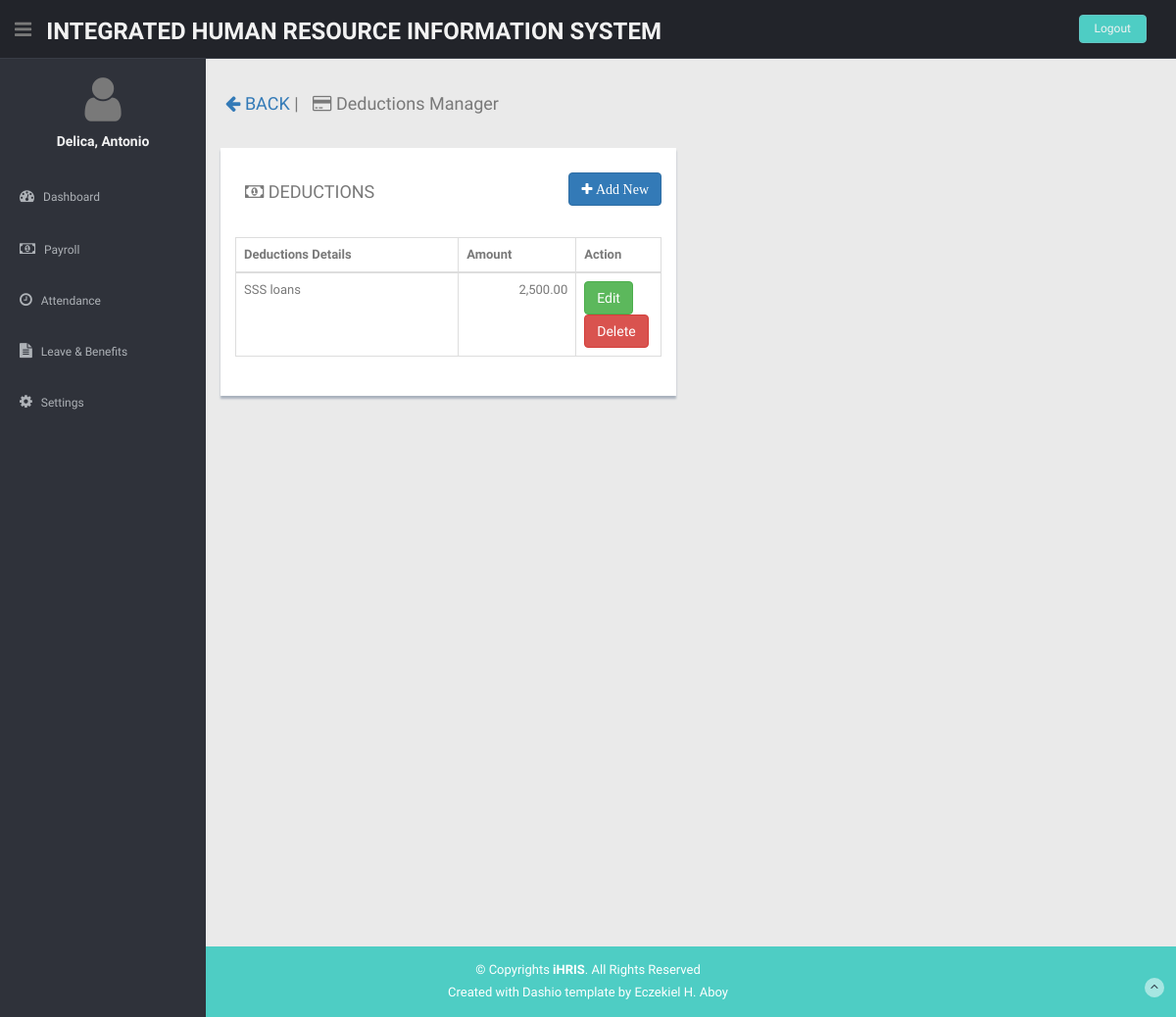
/accounting/index.php?managedeductions (signed in), run on the app's committed database.
### tables this page shows
CREATE TABLE `employee_profile` (
  `id` int(100) NOT NULL,
  `idno` varchar(100) DEFAULT NULL,
  `lastname` varchar(100) DEFAULT NULL,
  `firstname` varchar(100) DEFAULT NULL,
  `middlename` varchar(100) DEFAULT NULL,
  `suffix` varchar(50) DEFAULT NULL,
  `nickname` varchar(100) DEFAULT NULL,
  `birthdate` date DEFAULT NULL,
  `civilstatus` varchar(100) DEFAULT NULL,
  `sex` varchar(100) DEFAULT NULL,
  `eligibility` varchar(100) DEFAULT NULL,
  `address` text DEFAULT NULL,
  `addedby` varchar(100) DEFAULT NULL,
  `addeddatetime` datetime DEFAULT NULL,
  `updatedby` varchar(100) DEFAULT NULL,
  `updateddatetime` datetime DEFAULT NULL
);

CREATE TABLE `deductions` (
  `id` int(45) NOT NULL,
  `deduction` varchar(100) DEFAULT NULL,
  `amount` double DEFAULT NULL
);

### accounting/managedeductions.php (the view, shortened to what this page needs)
<div class="row">
  <div class="col-lg-12">
  <h4 style="text-indent: 10px;"><a href="?main"><i class="fa fa-arrow-left"></i> BACK</a> | <i class="fa fa-credit-card"></i> Deductions Manager</h4>
</div>
</div>
<div class="col-lg-6 mt">
        <div class="content-panel">
          <div class="panel-heading">
            <a href="?managedeductions&addnew" class="btn btn-primary" style="float:right;"><i class="fa fa-plus"> Add New</i></a>
          <h4><i class="fa fa-money"></i> DEDUCTIONS</h4>
        </div>
        <div class="panel-body">
          <table class="table table-bordered">
            <thead>
              <tr>
                <th>
                  Deductions Details
                </th>
                <th>
                  Amount
                </th>
                <th>
                  Action
                </th>
              </tr>
            </thead>
            <tbody>
              <?php
              $sqlAddons=mysqli_query($con,"SELECT * FROM deductions");
              if(mysqli_num_rows($sqlAddons)>0){
                while($addons=mysqli_fetch_array($sqlAddons)){
                  echo "<tr>";
                  echo "<td>$addons[deduction]</td>";
                  echo "<td align='right'>".number_format($addons['amount'],2)."</td>";
                  echo "<td width='20%'><a href='?managedeductions&editdeductions&id=$addons[id]' class='btn btn-success'>Edit</a> <a href='?managedeductions&delete&id=$addons[id]' class='btn btn-danger'>Delete</a></td>";
                  echo "</tr>";
                }
              }else{
                echo "<tr>";
                echo "<td colspan='3' align='center'>No record found!</td>";
                echo "</tr>";
              }
              ?>
            </tbody>
          </table>
        </div>
      </div>
    </div>

### accounting/index.php (shortened to what this page needs)
<?php
  include('../config.php');
  if($_SESSION['fullname']==""){
    $sqlEmployee=mysqli_query($con,"SELECT lastname,firstname FROM employee_profile WHERE idno='$_SESSION[idno]'");
    if(mysqli_num_rows($sqlEmployee)>0){
      $name=mysqli_fetch_array($sqlEmployee);
      $fullname=$name['lastname'].", ".$name['firstname'];
    }else{
      $fullname="";
    }
  }else{
    $fullname=$_SESSION['fullname'];
  }
?>
<!DOCTYPE html>
<html lang="en">
<head>
  <link href="lib/bootstrap/css/bootstrap.min.css" rel="stylesheet">
  <link href="lib/font-awesome/css/font-awesome.css" rel="stylesheet" />
  <link rel="stylesheet" type="text/css" href="css/zabuto_calendar.css">
  <link rel="stylesheet" type="text/css" href="lib/gritter/css/jquery.gritter.css" />
  <link href="css/style.css" rel="stylesheet">
  <link href="css/style-responsive.css" rel="stylesheet">
</head>
<body>
  <section id="container">
    <header class="header black-bg">
      <div class="sidebar-toggle-box">
        <div class="fa fa-bars tooltips" data-placement="right" data-original-title="Toggle Navigation"></div>
      </div>
      <a href="index.html" class="logo"><b>Integrated Human Resource Information System</b></a>
      <div class="top-menu">
        <ul class="nav pull-right top-menu">
          <li><a class="logout" href="../logout.php" onclick="return confirm('Do you wish to logout?');return false;">Logout</a></li>
        </ul>
      </div>
    </header>
    <aside>
      <div id="sidebar" class="nav-collapse ">
        <ul class="sidebar-menu" id="nav-accordion">
          <p class="centered"><i class="fa fa-user fa-4x"></i></p>
          <h5 class="centered"><?=$fullname;?></h5>
          <li class="mt">
            <a href="?main">
              <i class="fa fa-dashboard"></i>
              <span>Dashboard</span>
              </a>
          </li>
          <li class="sub-menu">
            <a href="javascript:;">
              <i class=" fa fa-money"></i>
              <span>Payroll</span>
              </a>
          </li>
          <li class="sub-menu">
            <a href="javascript:;">
              <i class=" fa fa-clock-o"></i>
              <span>Attendance</span>
              </a>
          </li>
          <li class="sub-menu">
            <a href="javascript:;">
              <i class=" fa fa-file-text"></i>
              <span>Leave & Benefits</span>
              </a>
          </li>
          <li class="sub-menu">
            <a href="javascript:;">
              <i class=" fa fa-gear"></i>
              <span>Settings</span>
              </a>
          </li>
        </ul>
      </div>
    </aside>
    <section id="main-content">
      <section class="wrapper site-min-height">
        <div class="row">
          <div class="col-lg-12">
          </div>
        </div>
        <div class="row mt">
          <?php
            if(isset($_GET['managedeductions'])){include('managedeductions.php');}
          ?>
        </div>
      </section>
    </section>
    <footer class="site-footer fixed">
      <div class="text-center">
        <p>
          &copy; Copyrights <strong>iHRIS</strong>. All Rights Reserved
        </p>
        <div class="credits">
          Created with Dashio template by <a href="#">Eczekiel H. Aboy</a>
        </div>
        <a href="index.html#" class="go-top">
          <i class="fa fa-angle-up"></i>
          </a>
      </div>
    </footer>
  </section>
</body>
</html>

### accounting/css/style.css (style rules this page uses)
body { color: #797979; background: #eaeaea; font-family: 'Ruda', sans-serif; padding: 0px !important; margin: 0px !important; font-size:13px; }
ul li { list-style: none; }
a, a:hover, a:focus { text-decoration: none; outline: none; }
#container { width: 100%; height: 100%; }
.centered { text-align: center; }
.mt { margin-top: 25px; }
ul.top-menu > li > .logout { color: #f2f2f2; font-size: 12px; border-radius: 4px; -webkit-border-radius: 4px; border: 1px solid #64c3c2 !important; padding: 5px 15px; margin-right: 15px; background: #4ECDC4; margin-top: 15px; }
#sidebar { width: 210px; height: 100%; position: fixed; background: #2f323a; }
#sidebar h5 { color: #f2f2f2; font-weight: 700; }
#sidebar ul li { position: relative; }
ul.sidebar-menu , ul.sidebar-menu li ul.sub { margin: -2px 0 0; padding: 0; }
ul.sidebar-menu { margin-top: 75px; }
ul.sidebar-menu li { margin-bottom: 5px; margin-left:10px; margin-right:10px; }
ul.sidebar-menu li.sub-menu { line-height: 15px; }
ul.sidebar-menu li a span { display: inline-block; }
ul.sidebar-menu li a { color: #aeb2b7; text-decoration: none; display: block; padding: 15px 0 15px 10px; font-size: 12px; outline: none; -webkit-transition: all 0.3s ease; -moz-transition: all 0.3s ease; -o-transition: all 0.3s ease; -ms-transition: all 0.3s ease; transition: all 0.3s ease; }
ul.sidebar-menu li a i { font-size: 15px; padding-right: 6px; }
#main-content { margin-left: 210px; }
.header, .footer { min-height: 60px; padding: 0 15px; }
.header { position: fixed; left: 0; right: 0; z-index: 1002; }
.black-bg { background: #22242a; border-bottom: 1px solid #393d46; }
.wrapper { display: inline-block; margin-top: 60px; padding-left: 15px; padding-right: 15px; padding-bottom: 15px; padding-top: 0px; width: 100%; }
a.logo { font-size: 24px; color: #f2f2f2; float: left; margin-top: 15px; text-transform: uppercase; }
a.logo b { font-weight: 900; }
#top_menu .nav > li, ul.top-menu > li { float: left; }
ul.top-menu > li > a { color: #666666; font-size: 16px; border-radius: 4px; -webkit-border-radius: 4px; border:1px solid #666666 !important; padding: 2px 6px; margin-right: 15px; }
.sidebar-toggle-box { float: left; padding-right: 15px; margin-top: 20px; }
.sidebar-toggle-box .fa-bars { cursor: pointer; display: inline-block; font-size: 20px; }
.content-panel { background: #ffffff; box-shadow: 0px 3px 2px #aab2bd; padding-top: 15px; padding-bottom: 5px; }
.content-panel h4 { margin-left: 10px; }
.site-footer { background: #4ECDC4; color: #fff; padding: 15px 0; }
.site-footer p { margin-bottom: 5px; }
.credits, .credits a { color: #fff; }
.go-top { margin-right: 1%; margin-top: -25px; float: right; background: rgba(255,255,255,.5); width: 20px; height: 20px; border-radius: 50%; -webkit-border-radius: 50%; }
.go-top i { color: #2A3542; }
.site-min-height { min-height: 900px; }

### data on the page
employee_profile: fullname "Delica, Antonio"
deductions: deduction "SSS loans", amount "2,500.00"
